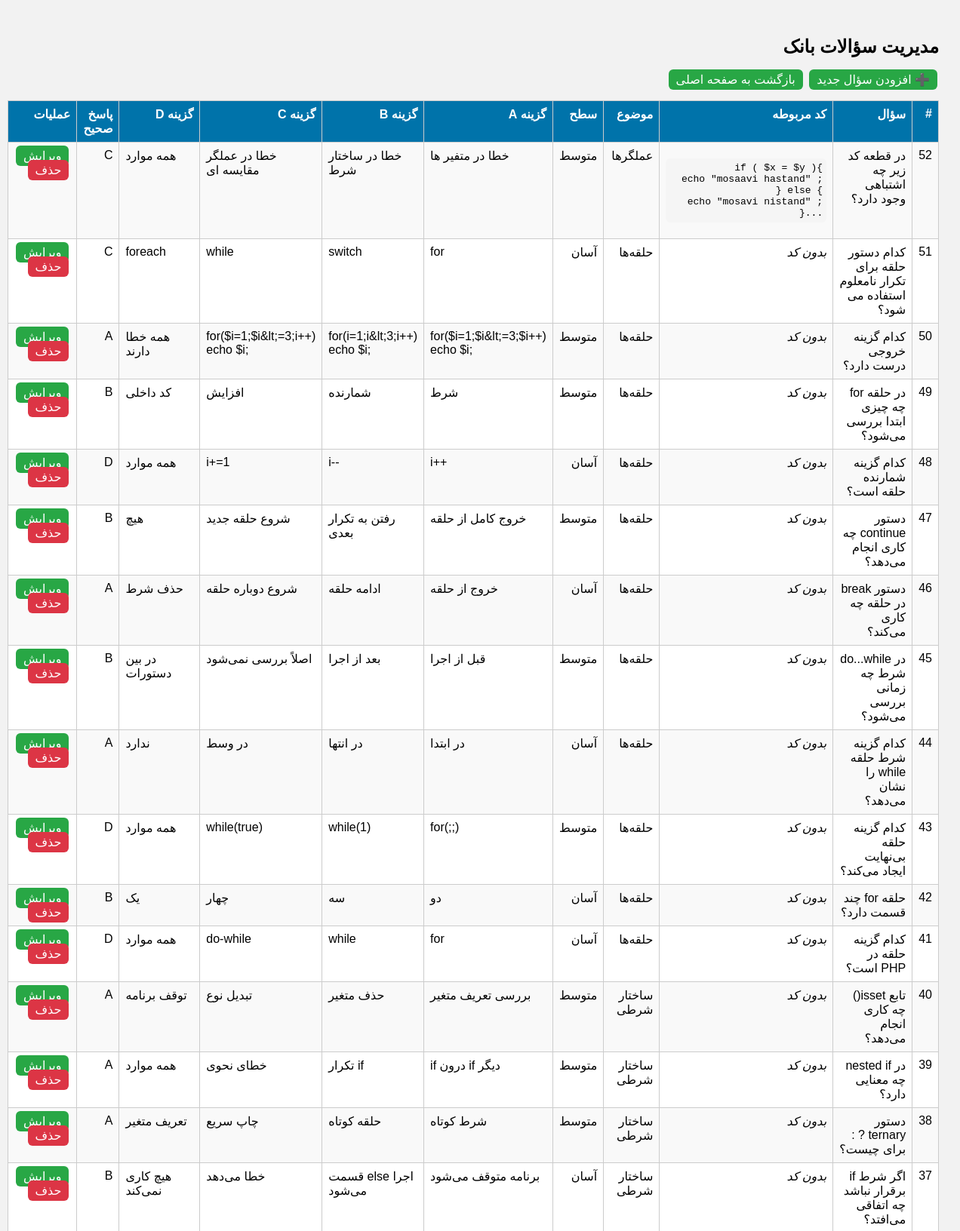
Page /manage_questions.php (upper part) on the committed database.
### tables this page shows
CREATE TABLE `questions` (
  `id` int(11) NOT NULL,
  `topic_id` int(11) NOT NULL,
  `question` text NOT NULL,
  `code_snippet` text DEFAULT NULL,
  `option_a` varchar(255) NOT NULL,
  `option_b` varchar(255) NOT NULL,
  `option_c` varchar(255) NOT NULL,
  `option_d` varchar(255) NOT NULL,
  `correct_option` enum('A','B','C','D') NOT NULL,
  `level_id` int(11) NOT NULL
);

CREATE TABLE `topics` (
  `id` int(11) NOT NULL,
  `name` varchar(50) NOT NULL
);

CREATE TABLE `levels` (
  `id` int(11) NOT NULL,
  `level_name` varchar(20) NOT NULL
);

### manage_questions.php (the view, shortened to what this page needs)
<?php
require 'db.php';
$sql = "
SELECT q.*, t.name AS topic_name, l.level_name
FROM questions q
JOIN topics t ON q.topic_id = t.id
JOIN levels l ON q.level_id = l.id
ORDER BY q.id DESC
";
$result = $conn->query($sql);
?>
<!DOCTYPE html>
<html lang="fa">
<head>
</head>
<body>
    <h2>مدیریت سؤالات بانک</h2>
    <a href="add_question.php" class="button edit">➕ افزودن سؤال جدید</a>
     <a href="index.php" class="button edit">بازگشت به صفحه اصلی</a>
    <br><br>
    <table>
        <tr>
            <th>#</th>
            <th>سؤال</th>
            <th>کد مربوطه</th>
            <th>موضوع</th>
            <th>سطح</th>
            <th>گزینه A</th>
            <th>گزینه B</th>
            <th>گزینه C</th>
            <th>گزینه D</th>
            <th>پاسخ صحیح</th>
            <th>عملیات</th>
        </tr>
        <?php while ($row = $result->fetch_assoc()): ?>
            <tr>
                <td><?= $row['id'] ?></td>
                <td class="rtl-text"><?= htmlspecialchars($row['question']) ?></td>
                <td>
                    <?php if (!empty($row['code_snippet'])): ?>
                        <pre><?= htmlspecialchars(substr($row['code_snippet'], 0, 100)) ?>...</pre>
                    <?php else: ?>
                        <em>بدون کد</em>
                    <?php endif; ?>
                </td>
                <td><?= htmlspecialchars($row['topic_name']) ?></td>
                <td><?= htmlspecialchars($row['level_name']) ?></td>
                <td class="ltr-text"><?= htmlspecialchars($row['option_a']) ?></td>
                <td class="ltr-text"><?= htmlspecialchars($row['option_b']) ?></td>
                <td class="ltr-text"><?= htmlspecialchars($row['option_c']) ?></td>
                <td class="ltr-text"><?= htmlspecialchars($row['option_d']) ?></td>
                <td><?= $row['correct_option'] ?></td>
                <td>
                    <a href="edit_question.php?id=<?= $row['id'] ?>" class="button edit">ویرایش</a>
                    <a href="manage_questions.php?delete=<?= $row['id'] ?>" class="button delete" onclick="return confirm('آیا مطمئن هستید؟');">حذف</a>
                </td>
            </tr>
        <?php endwhile; ?>
    </table>
</body>
</html>

### manage_questions.php (style rules this page uses)
body { direction: rtl; font-family: sans-serif; background: #f2f2f2; padding: 20px; }
table { width: 100%; border-collapse: collapse; background: #fff; }
th, td { border: 1px solid #ccc; padding: 8px; text-align: right; vertical-align: top; }
th { background: #0073aa; color: #fff; }
tr:nth-child(even) { background: #f9f9f9; }
a.button { padding: 5px 10px; border-radius: 6px; text-decoration: none; color: #fff; margin: 2px; }
a.edit { background: #28a745; }
a.delete { background: #dc3545; }
.rtl-text { direction: rtl; text-align: right; }
.ltr-text { direction: ltr; text-align: left; }
pre { direction: ltr; background: #f5f5f5; padding: 5px; border-radius: 6px; font-family: monospace; }

### rows in the picture
questions: id "52", question "در قطعه کد زیر چه اشتباهی وجود دارد؟", code_snippet "if ( $x = $y ){ echo \"mosaavi hastand\" ; } else { echo \"mosavi nistand\" ; }", topic.name "عملگرها", level.level_name "متوسط", option_a "خطا در متفیر ها", option_b "خطا در ساختار شرط", option_c "خطا در عملگر مقایسه ای", option_d "همه موارد", correct_option "C"
questions: id "51", question "کدام دستور حلقه برای تکرار نامعلوم استفاده می شود؟", shows "بدون کد", topic.name "حلقه‌ها", level.level_name "آسان", option_a "for", option_b "switch", option_c "while", option_d "foreach", correct_option "C"
questions: id "50", question "کدام گزینه خروجی درست دارد؟", shows "بدون کد", topic.name "حلقه‌ها", level.level_name "متوسط", option_a "for($i=1;$i&lt;=3;$i++) echo $i;", option_b "for(i=1;i&lt;3;i++) echo $i;", option_c "for($i=1;$i&lt;=3;i++) echo $i;", option_d "همه خطا دارند", correct_option "A"
questions: id "49", question "در حلقه for چه چیزی ابتدا بررسی می‌شود؟", shows "بدون کد", topic.name "حلقه‌ها", level.level_name "متوسط", option_a "شرط", option_b "شمارنده", option_c "افزایش", option_d "کد داخلی", correct_option "B"
questions: id "48", question "کدام گزینه شمارنده حلقه است؟", shows "بدون کد", topic.name "حلقه‌ها", level.level_name "آسان", option_a "i++", option_b "i--", option_c "i+=1", option_d "همه موارد", correct_option "D"
questions: id "47", question "دستور continue چه کاری انجام می‌دهد؟", shows "بدون کد", topic.name "حلقه‌ها", level.level_name "متوسط", option_a "خروج کامل از حلقه", option_b "رفتن به تکرار بعدی", option_c "شروع حلقه جدید", option_d "هیچ", correct_option "B"
questions: id "46", question "دستور break در حلقه چه کاری می‌کند؟", shows "بدون کد", topic.name "حلقه‌ها", level.level_name "آسان", option_a "خروج از حلقه", option_b "ادامه حلقه", option_c "شروع دوباره حلقه", option_d "حذف شرط", correct_option "A"
questions: id "45", question "در do...while شرط چه زمانی بررسی می‌شود؟", shows "بدون کد", topic.name "حلقه‌ها", level.level_name "متوسط", option_a "قبل از اجرا", option_b "بعد از اجرا", option_c "اصلاً بررسی نمی‌شود", option_d "در بین دستورات", correct_option "B"
questions: id "44", question "کدام گزینه شرط حلقه while را نشان می‌دهد؟", shows "بدون کد", topic.name "حلقه‌ها", level.level_name "آسان", option_a "در ابتدا", option_b "در انتها", option_c "در وسط", option_d "ندارد", correct_option "A"
questions: id "43", question "کدام گزینه حلقه بی‌نهایت ایجاد می‌کند؟", shows "بدون کد", topic.name "حلقه‌ها", level.level_name "متوسط", option_a "for(;;)", option_b "while(1)", option_c "while(true)", option_d "همه موارد", correct_option "D"
questions: id "42", question "حلقه for چند قسمت دارد؟", shows "بدون کد", topic.name "حلقه‌ها", level.level_name "آسان", option_a "دو", option_b "سه", option_c "چهار", option_d "یک", correct_option "B"
questions: id "41", question "کدام گزینه حلقه در PHP است؟", shows "بدون کد", topic.name "حلقه‌ها", level.level_name "آسان", option_a "for", option_b "while", option_c "do-while", option_d "همه موارد", correct_option "D"
questions: id "40", question "تابع isset() چه کاری انجام می‌دهد؟", shows "بدون کد", topic.name "ساختار شرطی", level.level_name "متوسط", option_a "بررسی تعریف متغیر", option_b "حذف متغیر", option_c "تبدیل نوع", option_d "توقف برنامه", correct_option "A"
questions: id "39", question "در nested if چه معنایی دارد؟", shows "بدون کد", topic.name "ساختار شرطی", level.level_name "متوسط", option_a "if درون if دیگر", option_b "تکرار if", option_c "خطای نحوی", option_d "همه موارد", correct_option "A"
questions: id "38", question "دستور ternary ? : برای چیست؟", shows "بدون کد", topic.name "ساختار شرطی", level.level_name "متوسط", option_a "شرط کوتاه", option_b "حلقه کوتاه", option_c "چاپ سریع", option_d "تعریف متغیر", correct_option "A"
questions: id "37", question "اگر شرط if برقرار نباشد چه اتفاقی می‌افتد؟", shows "بدون کد", topic.name "ساختار شرطی", level.level_name "آسان", option_a "برنامه متوقف می‌شود", option_b "قسمت else اجرا می‌شود", option_c "خطا می‌دهد", option_d "هیچ کاری نمی‌کند", correct_option "B"
